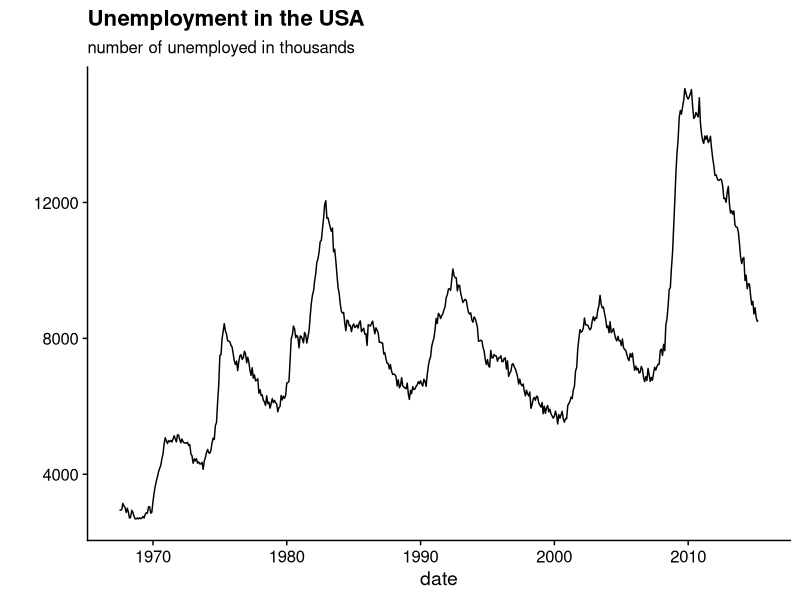

R code for this plot:
#---
#title: "Rendered R script"
#author: "Miguel Ayala"
#date: "21/03/2022"
#output: html_document
#keep_md: yes
#---

#+ r setup, include=FALSE 
knitr::opts_chunk$set(echo = TRUE)
#

## R Markdown

#This is an R Markdown document. Markdown is a simple formatting syntax for authoring HTML, PDF, and MS Word documents. For more details on using R Markdown see <http://rmarkdown.rstudio.com>.

#When you click the **Knit** button a document will be generated that includes both content as well as the output of any embedded R code chunks within the document. You can embed an R code chunk like this:

#+ r packages
library(tidyverse)
library(cowplot)
#

## Including Plots

#You can also embed plots, for example:

#+ r pressure, echo=FALSE
econ <- economics 

econ %>% 
  ggplot(aes(x = date, y = unemploy)) +
  geom_line() + 
  ylab('') +
  ggtitle('Unemployment in the USA',
          subtitle = 'number of unemployed in thousands') +
  cowplot::theme_cowplot()
#

#Note that the `echo = FALSE` parameter was added to the code chunk to prevent printing of the R code that generated the plot.
